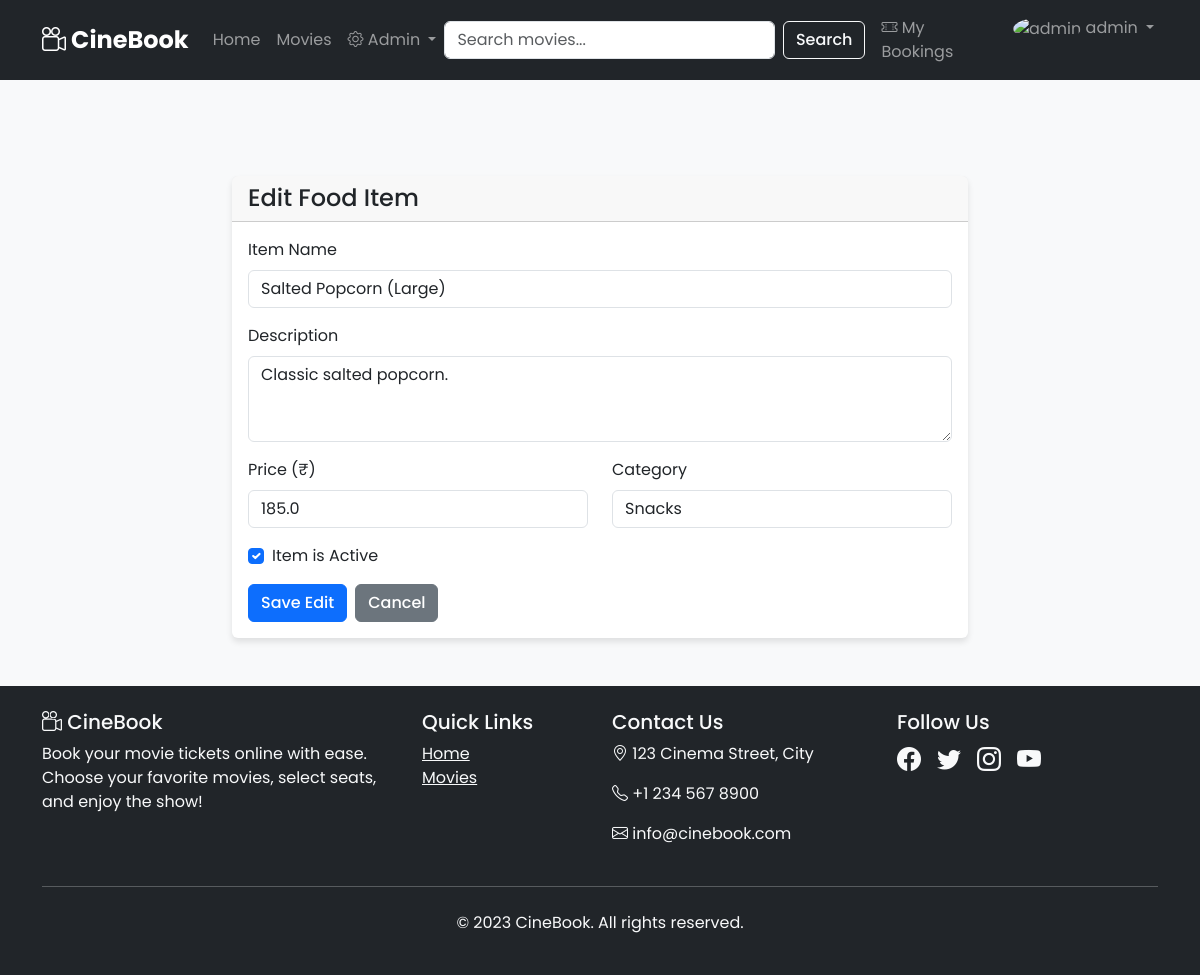
The page /admin/food/edit/1 (signed in) on the database its author committed.
### app.py (models this page shows)
class FoodItem(db.Model):
    id = db.Column(db.Integer, primary_key=True)
    name = db.Column(db.String(100), nullable=False)
    description = db.Column(db.Text)
    price = db.Column(db.Float, nullable=False)
    image_url = db.Column(db.String(200), default="/static/images/default-food.png")
    category = db.Column(db.String(50), default="Snacks") # e.g., Snacks, Drinks, Combo
    is_active = db.Column(db.Boolean, default=True)

### app.py (the view, shortened to what this page needs)
@app.route("/admin/food/edit/<int:item_id>", methods=['GET', 'POST'])
@admin_required
def admin_edit_food_item(item_id):
    item = db.get_or_404(FoodItem, item_id)
    return render_template("admin/add_edit_food_item.html", action="Edit", item=item, user=session.get("user"))

### app.py (called while the page is built)
def admin_required(f):
    @wraps(f)
    def decorated_function(*args, **kwargs):
        user = session.get("user")
        if not user or user.get("role") != "admin":
            flash("Admin access is required for this page.", "danger")
            return redirect(url_for("index"))
        return f(*args, **kwargs)
    return decorated_function

### templates/admin/add_edit_food_item.html (shortened to what this page needs)
{% extends "base.html" %}
{% block content %}
<div class="container" style="margin-top: 100px;">
    <div class="row justify-content-center">
        <div class="col-md-8">
            <div class="card">
                <div class="card-header"><h4 class="mb-0">{{ action }} Food Item</h4></div>
                <div class="card-body">
                    <form method="POST">
                        <div class="mb-3">
                            <label for="name" class="form-label">Item Name</label>
                            <input type="text" class="form-control" id="name" name="name" value="{{ item.name if item else '' }}" required>
                        </div>
                        <div class="mb-3">
                            <label for="description" class="form-label">Description</label>
                            <textarea class="form-control" id="description" name="description" rows="3">{{ item.description if item else '' }}</textarea>
                        </div>
                        <div class="row">
                            <div class="col-md-6 mb-3">
                                <label for="price" class="form-label">Price (₹)</label>
                                <input type="number" class="form-control" id="price" name="price" step="0.01" value="{{ item.price if item else '' }}" required>
                            </div>
                            <div class="col-md-6 mb-3">
                                <label for="category" class="form-label">Category</label>
                                <input type="text" class="form-control" id="category" name="category" value="{{ item.category if item else 'Snacks' }}" required>
                            </div>
                        </div>
                        <div class="form-check mb-3">
                            <input class="form-check-input" type="checkbox" id="is_active" name="is_active" {% if not item or item.is_active %}checked{% endif %}>
                            <label class="form-check-label" for="is_active">
                                Item is Active
                            </label>
                        </div>
                        <div class="d-flex gap-2">
                            <button type="submit" class="btn btn-primary">Save {{ action }}</button>
                            <a href="{{ url_for('admin_food_items') }}" class="btn btn-secondary">Cancel</a>
                        </div>
                    </form>
                </div>
            </div>
        </div>
    </div>
</div>
{% endblock %}

### static/css/style.css (style rules this page uses)
body { padding-top: 76px; background-color: #f8f9fa; display: flex; flex-direction: column; min-height: 100vh; font-family: 'Poppins', sans-serif; / ADD THIS LINE */ }
.card { border: none; box-shadow: 0 4px 6px rgba(0, 0, 0, 0.1); }
.btn { border-radius: 6px; font-weight: 500; }

### rows shown on the page
FoodItem: name "Salted Popcorn (Large)", description "Classic salted popcorn.", price "185.0", category "Snacks", is_active "☑"

### other values the page prints
{{ user.username }} "admin"
{{ action }} "Edit"
